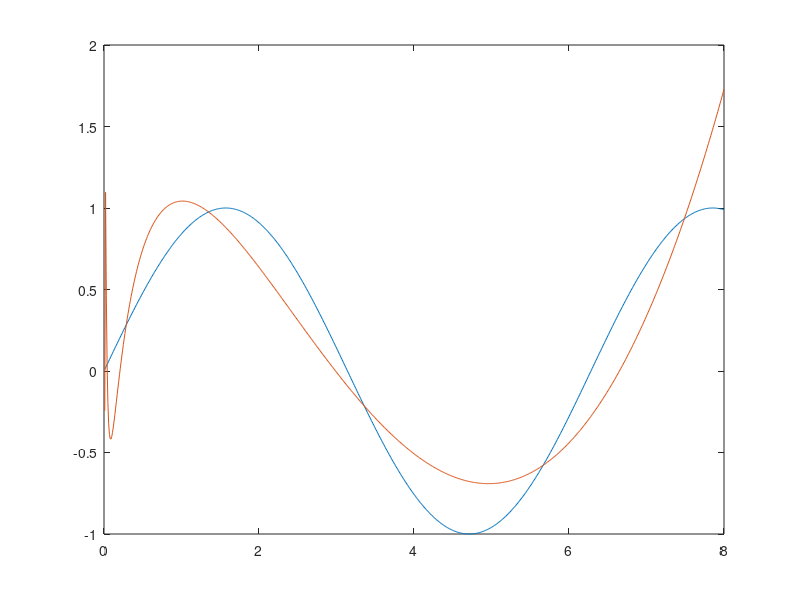

MATLAB code for this plot:
clear; close all; clc;


% Parameters for this code
CompareFmincgWithManualIterations = 0;
ComputeNormalEquation = 1;

% Use a test vector X
X = [0.01 : 0.01 : 8];   %1xm
X = X';  %Make it mx1

% y = X^2 + 3
%y = (X .* X) + 3;
y = sin(X);
%y = (X + 3) - X;


% Classic case of overfitting due to too many features
% Use y = 3 (constant)
% and in X, use features like x, x^2, x^3, 1/x 1/x^2, log(x)
% We find the curve starts from very complex shape
% and eventually ends up not matching very well within 10K iterations
%
% At the same time when we reduce the features to
% just x, x^2, the algorithm is able to learn and match the output
% quite well.
%
% Alternatively, use regularization (lambda = 10) and observed that
% the algorithm ends up fitting very nicely

% @todo: 
% Compare fmincg vs usual iteration loop
% Plot with different alpha
% Plot with different lambda

% Add more features to X
Xf = [X, X .* X];   % X = [x, x^2]
Xf = [Xf, X .* X .* X];   % X = [x, x^2, x^3]
Xf = [Xf, log(X)];   % X = [x, x^2, x^3, log(x)]
Xf = [Xf, 1 ./ X];   % X = [x, x^2, x^3, log(x), 1/x]
Xf = [Xf, 1 ./ (X .* X)];   % X = [x, x^2, x^3, log(x), 1/x, 1/x^2]

%Perform feature scaling
% If we don't do this, we find that gradient descent overshoots
% at first iteration itself, as some features are lot more
% impacting than others
Xf = (Xf - mean(Xf)) ./ (max(Xf) - min(Xf));

% Prepare for linearCost
%    X1 = vector of 1s added to X
X1 = [ones(size(Xf,1),1), Xf];
theta = rand(size(X1,2), 1);

% -------------------   Compare fmincg with manual iterations for linear regression ----------------
% Compare the algorithms for manually performing
% descent and using fmincg
% Both the algorithms internally call linearCost to compute
% the cost and gradient for a given X,theta
fprintf('CompareFmincgWithManualIterations = %d\n', CompareFmincgWithManualIterations); 
if CompareFmincgWithManualIterations == 1, 

alpha = 1;
lambda = 0;

%Plot initial X
plot(X,y);
fprintf('Initial plot\nPress any key to continue');
pause

% Minimize linear cost using manual loop 
iterations = 1000;
[J, thetaMin, J_slope] = minimizeLinearCost(X1, theta, y, alpha, lambda, iterations);
fprintf('theta with manual minimizing loop (cost:%f)\n', J); 
thetaMin
fprintf('Press any key to continue\n');
pause

%Minimize linear cost using fmincg
options = optimset('GradObj', 'on', 'MaxIter', iterations);
[thetaMin2] = fmincg(@(t)(linearCost(t, X1, y, 1, lambda)), theta, options);
fprintf('theta with fmincg\n'); 
thetaMin2
fprintf('Press any key to continue\n');
pause

% Plot comparison of the above two algorithms
h = X1 * thetaMin;
hold on;
plot(X,h);
fprintf('Plotting with manual minimizing\n');
fprintf('Press any key to continue\n');
pause
h = X1 * thetaMin2;
plot(X,h);
fprintf('Plotting with fmincg\n');
fprintf('Press any key to continue\n');
pause;

% Conclusion -
% Manual loop uses far more iterations while learning rate alpha is small (0.05), and 
% converges faster with alpha = 1
% fmincg didn't perform well with small alpha, but gave converged to matching results 
% (as with manual loop) in very less time
end


%----------------------------------------- Minimize using Normal equation method -------------------
fprintf('ComputeNormalEquation = %d\n', ComputeNormalEquation); 
if ComputeNormalEquation == 1, 
plot(X,y);
hold on;
fprintf('Initial plot\nPress any key to continue');
pause;
thetaMin = (inv(X1' * X1) * X1') * y;
fprintf('thetaMin\n');
thetaMin
h = X1 * thetaMin;
plot(X, h);
hold off;
fprintf('Plot with normal equation\nPress any key to continue');
pause

% Conclusion -
% Looks good, as number of features are very small
end
